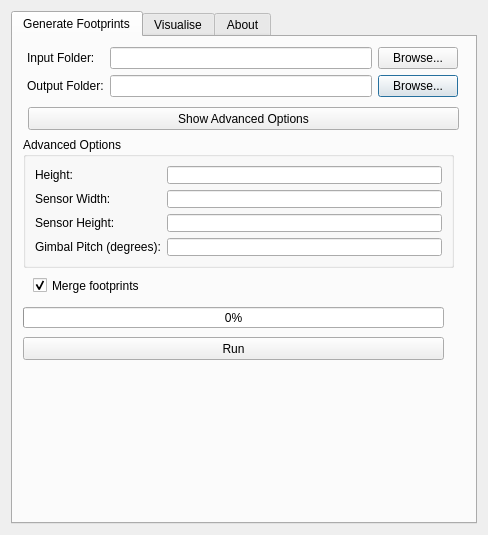
<?xml version="1.0" encoding="UTF-8"?>
<ui version="4.0">
 <class>RPA_Footprints</class>
 <widget class="QDialog" name="RPA_Footprints">
  <property name="geometry">
   <rect>
    <x>0</x>
    <y>0</y>
    <width>488</width>
    <height>535</height>
   </rect>
  </property>
  <property name="windowTitle">
   <string>RPA Footprints</string>
  </property>
  <layout class="QVBoxLayout" name="mainLayout">
   <item>
    <widget class="QTabWidget" name="tabWidget">
     <property name="currentIndex">
      <number>0</number>
     </property>
     <widget class="QWidget" name="tab_generate_footprints">
      <attribute name="title">
       <string>Generate Footprints</string>
      </attribute>
      <widget class="QWidget" name="layoutWidget">
       <property name="geometry">
        <rect>
         <x>14</x>
         <y>10</y>
         <width>431</width>
         <height>58</height>
        </rect>
       </property>
       <layout class="QFormLayout" name="formLayout">
        <item row="1" column="1">
         <layout class="QHBoxLayout" name="outputFolderLayout">
          <item>
           <widget class="QLineEdit" name="outputFolderLine"/>
          </item>
          <item>
           <widget class="QPushButton" name="btnOutputFolder">
            <property name="text">
             <string>Browse...</string>
            </property>
           </widget>
          </item>
         </layout>
        </item>
        <item row="0" column="1">
         <layout class="QHBoxLayout" name="inputFolderLayout">
          <item>
           <widget class="QLineEdit" name="inputFolderLine"/>
          </item>
          <item>
           <widget class="QPushButton" name="btnInputFolder">
            <property name="text">
             <string>Browse...</string>
            </property>
           </widget>
          </item>
         </layout>
        </item>
        <item row="1" column="0">
         <widget class="QLabel" name="labelOutputFolder">
          <property name="text">
           <string>Output Folder:</string>
          </property>
         </widget>
        </item>
        <item row="0" column="0">
         <widget class="QLabel" name="labelInputFolder">
          <property name="text">
           <string>Input Folder:</string>
          </property>
         </widget>
        </item>
       </layout>
      </widget>
      <widget class="QPushButton" name="btnToggleAdvancedOptions">
       <property name="geometry">
        <rect>
         <x>15</x>
         <y>70</y>
         <width>431</width>
         <height>23</height>
        </rect>
       </property>
       <property name="text">
        <string>Show Advanced Options</string>
       </property>
      </widget>
      <widget class="QGroupBox" name="advancedOptionsGroup">
       <property name="geometry">
        <rect>
         <x>10</x>
         <y>100</y>
         <width>431</width>
         <height>131</height>
        </rect>
       </property>
       <property name="title">
        <string>Advanced Options</string>
       </property>
       <layout class="QFormLayout" name="advancedOptionsLayout">
        <item row="0" column="0">
         <widget class="QLabel" name="labelHeight">
          <property name="text">
           <string>Height:</string>
          </property>
         </widget>
        </item>
        <item row="0" column="1">
         <widget class="QLineEdit" name="heightLine"/>
        </item>
        <item row="1" column="0">
         <widget class="QLabel" name="labelSensorWidth">
          <property name="text">
           <string>Sensor Width:</string>
          </property>
         </widget>
        </item>
        <item row="1" column="1">
         <widget class="QLineEdit" name="sensorWidthLine"/>
        </item>
        <item row="2" column="0">
         <widget class="QLabel" name="labelSensorHeight">
          <property name="text">
           <string>Sensor Height:</string>
          </property>
         </widget>
        </item>
        <item row="2" column="1">
         <widget class="QLineEdit" name="sensorHeightLine"/>
        </item>
        <item row="3" column="0">
         <widget class="QLabel" name="labelGimbalPitch">
          <property name="text">
           <string>Gimbal Pitch (degrees):</string>
          </property>
         </widget>
        </item>
        <item row="3" column="1">
         <widget class="QLineEdit" name="gimbalPitchLine"/>
        </item>
       </layout>
      </widget>
      <widget class="QProgressBar" name="progressBar">
       <property name="geometry">
        <rect>
         <x>10</x>
         <y>270</y>
         <width>421</width>
         <height>21</height>
        </rect>
       </property>
       <property name="value">
        <number>0</number>
       </property>
      </widget>
      <widget class="QPushButton" name="runButton">
       <property name="geometry">
        <rect>
         <x>10</x>
         <y>300</y>
         <width>421</width>
         <height>23</height>
        </rect>
       </property>
       <property name="text">
        <string>Run</string>
       </property>
      </widget>
      <widget class="QCheckBox" name="checkbox_merge">
       <property name="geometry">
        <rect>
         <x>20</x>
         <y>240</y>
         <width>151</width>
         <height>17</height>
        </rect>
       </property>
       <property name="text">
        <string>Merge footprints</string>
       </property>
       <property name="checked">
        <bool>true</bool>
       </property>
      </widget>
     </widget>
     <widget class="QWidget" name="tab_visualise">
      <attribute name="title">
       <string>Visualise</string>
      </attribute>
      <widget class="QGroupBox" name="group_parameters">
       <property name="geometry">
        <rect>
         <x>10</x>
         <y>10</y>
         <width>441</width>
         <height>141</height>
        </rect>
       </property>
       <property name="title">
        <string>Parameters</string>
       </property>
       <widget class="QSlider" name="height_slider">
        <property name="geometry">
         <rect>
          <x>150</x>
          <y>20</y>
          <width>71</width>
          <height>22</height>
         </rect>
        </property>
        <property name="minimum">
         <number>1</number>
        </property>
        <property name="maximum">
         <number>200</number>
        </property>
        <property name="value">
         <number>50</number>
        </property>
        <property name="orientation">
         <enum>Qt::Horizontal</enum>
        </property>
       </widget>
       <widget class="QLabel" name="height_label">
        <property name="geometry">
         <rect>
          <x>10</x>
          <y>20</y>
          <width>81</width>
          <height>16</height>
         </rect>
        </property>
        <property name="text">
         <string>Height (m): 50</string>
        </property>
       </widget>
       <widget class="QLabel" name="pitch_label">
        <property name="geometry">
         <rect>
          <x>10</x>
          <y>40</y>
          <width>71</width>
          <height>16</height>
         </rect>
        </property>
        <property name="text">
         <string>Pitch (°): -90</string>
        </property>
       </widget>
       <widget class="QLabel" name="yaw_label">
        <property name="geometry">
         <rect>
          <x>10</x>
          <y>60</y>
          <width>71</width>
          <height>16</height>
         </rect>
        </property>
        <property name="text">
         <string>Yaw (°): 0</string>
        </property>
       </widget>
       <widget class="QLabel" name="focal_length_label">
        <property name="geometry">
         <rect>
          <x>10</x>
          <y>80</y>
          <width>131</width>
          <height>16</height>
         </rect>
        </property>
        <property name="text">
         <string>Focal length (mm): 35</string>
        </property>
       </widget>
       <widget class="QLabel" name="sensor_width_label">
        <property name="geometry">
         <rect>
          <x>250</x>
          <y>20</y>
          <width>101</width>
          <height>16</height>
         </rect>
        </property>
        <property name="text">
         <string>Sensor width (mm)</string>
        </property>
       </widget>
       <widget class="QLabel" name="sensor_height_label">
        <property name="geometry">
         <rect>
          <x>250</x>
          <y>40</y>
          <width>101</width>
          <height>16</height>
         </rect>
        </property>
        <property name="text">
         <string>Sensor height (mm)</string>
        </property>
       </widget>
       <widget class="QLabel" name="image_height_label">
        <property name="geometry">
         <rect>
          <x>250</x>
          <y>80</y>
          <width>91</width>
          <height>16</height>
         </rect>
        </property>
        <property name="text">
         <string>Image height (px)</string>
        </property>
       </widget>
       <widget class="QLabel" name="image_width_label">
        <property name="geometry">
         <rect>
          <x>250</x>
          <y>60</y>
          <width>91</width>
          <height>16</height>
         </rect>
        </property>
        <property name="text">
         <string>Image width (px)</string>
        </property>
       </widget>
       <widget class="QSlider" name="pitch_slider">
        <property name="geometry">
         <rect>
          <x>150</x>
          <y>40</y>
          <width>71</width>
          <height>22</height>
         </rect>
        </property>
        <property name="minimum">
         <number>-90</number>
        </property>
        <property name="maximum">
         <number>-1</number>
        </property>
        <property name="value">
         <number>-90</number>
        </property>
        <property name="orientation">
         <enum>Qt::Horizontal</enum>
        </property>
       </widget>
       <widget class="QSlider" name="yaw_slider">
        <property name="geometry">
         <rect>
          <x>150</x>
          <y>60</y>
          <width>71</width>
          <height>22</height>
         </rect>
        </property>
        <property name="maximum">
         <number>360</number>
        </property>
        <property name="orientation">
         <enum>Qt::Horizontal</enum>
        </property>
       </widget>
       <widget class="QSlider" name="focallength_slider">
        <property name="geometry">
         <rect>
          <x>150</x>
          <y>80</y>
          <width>71</width>
          <height>22</height>
         </rect>
        </property>
        <property name="minimum">
         <number>10</number>
        </property>
        <property name="maximum">
         <number>1500</number>
        </property>
        <property name="pageStep">
         <number>5</number>
        </property>
        <property name="value">
         <number>350</number>
        </property>
        <property name="orientation">
         <enum>Qt::Horizontal</enum>
        </property>
       </widget>
       <widget class="QLineEdit" name="sensor_width">
        <property name="geometry">
         <rect>
          <x>350</x>
          <y>20</y>
          <width>51</width>
          <height>20</height>
         </rect>
        </property>
        <property name="text">
         <string>35.9</string>
        </property>
       </widget>
       <widget class="QLineEdit" name="sensor_height">
        <property name="geometry">
         <rect>
          <x>350</x>
          <y>40</y>
          <width>51</width>
          <height>20</height>
         </rect>
        </property>
        <property name="text">
         <string>24</string>
        </property>
       </widget>
       <widget class="QLineEdit" name="image_width">
        <property name="geometry">
         <rect>
          <x>350</x>
          <y>60</y>
          <width>51</width>
          <height>20</height>
         </rect>
        </property>
        <property name="text">
         <string>8192</string>
        </property>
       </widget>
       <widget class="QLineEdit" name="image_height">
        <property name="geometry">
         <rect>
          <x>350</x>
          <y>80</y>
          <width>51</width>
          <height>20</height>
         </rect>
        </property>
        <property name="text">
         <string>5460</string>
        </property>
       </widget>
       <widget class="QLabel" name="gsd_label">
        <property name="geometry">
         <rect>
          <x>10</x>
          <y>110</y>
          <width>151</width>
          <height>16</height>
         </rect>
        </property>
        <property name="font">
         <font>
          <weight>75</weight>
          <bold>true</bold>
         </font>
        </property>
        <property name="text">
         <string>Approx GSD = </string>
        </property>
       </widget>
      </widget>
      <widget class="QGroupBox" name="group_plot">
       <property name="geometry">
        <rect>
         <x>30</x>
         <y>160</y>
         <width>401</width>
         <height>301</height>
        </rect>
       </property>
       <property name="title">
        <string>Plot</string>
       </property>
       <layout class="QVBoxLayout" name="plotlayout">
        <item>
         <widget class="QWidget" name="plotWidget" native="true"/>
        </item>
       </layout>
      </widget>
     </widget>
     <widget class="QWidget" name="tab_about">
      <attribute name="title">
       <string>About</string>
      </attribute>
      <widget class="QTextBrowser" name="textBrowser">
       <property name="geometry">
        <rect>
         <x>10</x>
         <y>10</y>
         <width>421</width>
         <height>461</height>
        </rect>
       </property>
       <property name="html">
        <string>&lt;!DOCTYPE HTML PUBLIC &quot;-//W3C//DTD HTML 4.0//EN&quot; &quot;http://www.w3.org/TR/REC-html40/strict.dtd&quot;&gt;
&lt;html&gt;&lt;head&gt;&lt;meta name=&quot;qrichtext&quot; content=&quot;1&quot; /&gt;&lt;style type=&quot;text/css&quot;&gt;
p, li { white-space: pre-wrap; }
&lt;/style&gt;&lt;/head&gt;&lt;body style=&quot; font-family:'MS Shell Dlg 2'; font-size:8.25pt; font-weight:400; font-style:normal;&quot;&gt;
&lt;p style=&quot; margin-top:0px; margin-bottom:0px; margin-left:0px; margin-right:0px; -qt-block-indent:0; text-indent:0px;&quot;&gt;&lt;span style=&quot; font-size:8pt; font-weight:600;&quot;&gt;What is a 'footprint'?&lt;/span&gt;&lt;/p&gt;
&lt;p style=&quot;-qt-paragraph-type:empty; margin-top:0px; margin-bottom:0px; margin-left:0px; margin-right:0px; -qt-block-indent:0; text-indent:0px; font-size:8pt; font-weight:600;&quot;&gt;&lt;br /&gt;&lt;/p&gt;
&lt;p style=&quot; margin-top:0px; margin-bottom:0px; margin-left:0px; margin-right:0px; -qt-block-indent:0; text-indent:0px;&quot;&gt;&lt;span style=&quot; font-size:8pt;&quot;&gt;A footprint is a polygon representing the approximate area on the ground visible in a drone image. Drone images only store the GPS location that the photo was taken from, so footprints have to be estimated from other metadata contained in the images.&lt;/span&gt;&lt;/p&gt;
&lt;p style=&quot;-qt-paragraph-type:empty; margin-top:0px; margin-bottom:0px; margin-left:0px; margin-right:0px; -qt-block-indent:0; text-indent:0px; font-size:8pt;&quot;&gt;&lt;br /&gt;&lt;/p&gt;
&lt;p style=&quot; margin-top:0px; margin-bottom:0px; margin-left:0px; margin-right:0px; -qt-block-indent:0; text-indent:0px;&quot;&gt;&lt;span style=&quot; font-size:8pt; font-weight:600;&quot;&gt;How it works&lt;/span&gt;&lt;/p&gt;
&lt;p style=&quot;-qt-paragraph-type:empty; margin-top:0px; margin-bottom:0px; margin-left:0px; margin-right:0px; -qt-block-indent:0; text-indent:0px; font-size:8pt;&quot;&gt;&lt;br /&gt;&lt;/p&gt;
&lt;p style=&quot; margin-top:0px; margin-bottom:0px; margin-left:0px; margin-right:0px; -qt-block-indent:0; text-indent:0px;&quot;&gt;&lt;span style=&quot; font-size:8pt;&quot;&gt;This plugin estimates the footprints using several bits of metadata contained in the image EXIF tags:&lt;/span&gt;&lt;/p&gt;
&lt;p style=&quot;-qt-paragraph-type:empty; margin-top:0px; margin-bottom:0px; margin-left:0px; margin-right:0px; -qt-block-indent:0; text-indent:0px; font-size:8pt;&quot;&gt;&lt;br /&gt;&lt;/p&gt;
&lt;p style=&quot; margin-top:0px; margin-bottom:0px; margin-left:0px; margin-right:0px; -qt-block-indent:0; text-indent:0px;&quot;&gt;&lt;span style=&quot; font-size:8pt;&quot;&gt;- Image location (latitude and longitude)&lt;/span&gt;&lt;/p&gt;
&lt;p style=&quot; margin-top:0px; margin-bottom:0px; margin-left:0px; margin-right:0px; -qt-block-indent:0; text-indent:0px;&quot;&gt;&lt;span style=&quot; font-size:8pt;&quot;&gt;- Height above ground level (m)&lt;/span&gt;&lt;/p&gt;
&lt;p style=&quot; margin-top:0px; margin-bottom:0px; margin-left:0px; margin-right:0px; -qt-block-indent:0; text-indent:0px;&quot;&gt;&lt;span style=&quot; font-size:8pt;&quot;&gt;- Gimbal pitch (-90&lt;/span&gt;&lt;span style=&quot; font-family:'Google Sans','Arial','sans-serif'; font-size:8pt; color:#1f1f1f; background-color:#ffffff;&quot;&gt;° &lt;/span&gt;&lt;span style=&quot; font-size:8pt;&quot;&gt;means camera is pointing straight down - nadir)&lt;/span&gt;&lt;/p&gt;
&lt;p style=&quot; margin-top:0px; margin-bottom:0px; margin-left:0px; margin-right:0px; -qt-block-indent:0; text-indent:0px;&quot;&gt;&lt;span style=&quot; font-size:8pt;&quot;&gt;- Gimbal yaw (direction the sensor is facing with respect to North)&lt;/span&gt;&lt;/p&gt;
&lt;p style=&quot; margin-top:0px; margin-bottom:0px; margin-left:0px; margin-right:0px; -qt-block-indent:0; text-indent:0px;&quot;&gt;&lt;span style=&quot; font-size:8pt;&quot;&gt;- Focal length of sensor&lt;/span&gt;&lt;/p&gt;
&lt;p style=&quot; margin-top:0px; margin-bottom:0px; margin-left:0px; margin-right:0px; -qt-block-indent:0; text-indent:0px;&quot;&gt;&lt;span style=&quot; font-size:8pt;&quot;&gt;- Sensor dimensions&lt;/span&gt;&lt;/p&gt;
&lt;p style=&quot; margin-top:0px; margin-bottom:0px; margin-left:0px; margin-right:0px; -qt-block-indent:0; text-indent:0px;&quot;&gt;&lt;span style=&quot; font-size:8pt;&quot;&gt;- Image dimensions&lt;/span&gt;&lt;/p&gt;
&lt;p style=&quot;-qt-paragraph-type:empty; margin-top:0px; margin-bottom:0px; margin-left:0px; margin-right:0px; -qt-block-indent:0; text-indent:0px; font-size:8pt;&quot;&gt;&lt;br /&gt;&lt;/p&gt;
&lt;p style=&quot; margin-top:0px; margin-bottom:0px; margin-left:0px; margin-right:0px; -qt-block-indent:0; text-indent:0px;&quot;&gt;&lt;span style=&quot; font-size:8pt;&quot;&gt;Everything except the sensor dimensions can typically be extracted programtically from the EXIF data. Sensor dimensions (width and height) are typically not contained in the EXIF data, so there is a option to manually specify these in case the have not been included in the plugin's backend.&lt;/span&gt;&lt;/p&gt;
&lt;p style=&quot;-qt-paragraph-type:empty; margin-top:0px; margin-bottom:0px; margin-left:0px; margin-right:0px; -qt-block-indent:0; text-indent:0px; font-size:8pt;&quot;&gt;&lt;br /&gt;&lt;/p&gt;
&lt;p style=&quot; margin-top:0px; margin-bottom:0px; margin-left:0px; margin-right:0px; -qt-block-indent:0; text-indent:0px;&quot;&gt;&lt;span style=&quot; font-size:8pt;&quot;&gt;The plugin will generate footprints for all images in the input folder (including subfolders) and will export footprints in geojson format.&lt;/span&gt;&lt;/p&gt;
&lt;p style=&quot;-qt-paragraph-type:empty; margin-top:0px; margin-bottom:0px; margin-left:0px; margin-right:0px; -qt-block-indent:0; text-indent:0px; font-size:8pt;&quot;&gt;&lt;br /&gt;&lt;/p&gt;
&lt;p style=&quot; margin-top:0px; margin-bottom:0px; margin-left:0px; margin-right:0px; -qt-block-indent:0; text-indent:0px;&quot;&gt;&lt;span style=&quot; font-size:8pt; font-weight:600;&quot;&gt;Resources&lt;/span&gt;&lt;/p&gt;
&lt;p style=&quot;-qt-paragraph-type:empty; margin-top:0px; margin-bottom:0px; margin-left:0px; margin-right:0px; -qt-block-indent:0; text-indent:0px; font-size:8pt;&quot;&gt;&lt;br /&gt;&lt;/p&gt;
&lt;p style=&quot; margin-top:0px; margin-bottom:0px; margin-left:0px; margin-right:0px; -qt-block-indent:0; text-indent:0px;&quot;&gt;&lt;span style=&quot; font-size:8pt;&quot;&gt;- The math used in this plugin is based off the &lt;/span&gt;&lt;a href=&quot;https://gis.stackexchange.com/questions/384756/georeference-single-drone-image-from-exif-data&quot;&gt;&lt;span style=&quot; font-size:8pt; text-decoration: underline; color:#0000ff;&quot;&gt;forum post&lt;/span&gt;&lt;/a&gt;&lt;span style=&quot; font-size:8pt;&quot;&gt; by Houska on GIS StackExchange&lt;/span&gt;&lt;/p&gt;
&lt;p style=&quot; margin-top:0px; margin-bottom:0px; margin-left:0px; margin-right:0px; -qt-block-indent:0; text-indent:0px;&quot;&gt;&lt;span style=&quot; font-size:8pt;&quot;&gt;- A more sophisticated Python repositry for georefencing individual drone images developed by spifftek70 is available on GitHub: &lt;/span&gt;&lt;a href=&quot;https://github.com/spifftek70/Drone-Footprints&quot;&gt;&lt;span style=&quot; font-size:8pt; text-decoration: underline; color:#0000ff;&quot;&gt;Drone-Footprints&lt;/span&gt;&lt;/a&gt;&lt;span style=&quot; font-size:8pt;&quot;&gt;.&lt;/span&gt;&lt;/p&gt;&lt;/body&gt;&lt;/html&gt;</string>
       </property>
      </widget>
     </widget>
    </widget>
   </item>
  </layout>
 </widget>
 <resources/>
 <connections/>
</ui>
